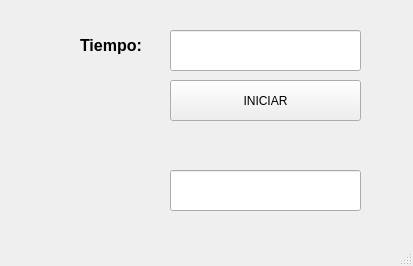
<?xml version="1.0" encoding="UTF-8"?>
<ui version="4.0">
 <class>MainWindow</class>
 <widget class="QMainWindow" name="MainWindow">
  <property name="geometry">
   <rect>
    <x>0</x>
    <y>0</y>
    <width>413</width>
    <height>266</height>
   </rect>
  </property>
  <property name="windowTitle">
   <string>MainWindow</string>
  </property>
  <widget class="QWidget" name="centralwidget">
   <widget class="QPushButton" name="btn_iniciar">
    <property name="geometry">
     <rect>
      <x>170</x>
      <y>80</y>
      <width>191</width>
      <height>41</height>
     </rect>
    </property>
    <property name="text">
     <string>INICIAR</string>
    </property>
   </widget>
   <widget class="QLineEdit" name="txt_tiempo">
    <property name="geometry">
     <rect>
      <x>170</x>
      <y>30</y>
      <width>191</width>
      <height>41</height>
     </rect>
    </property>
    <property name="font">
     <font>
      <pointsize>12</pointsize>
      <weight>75</weight>
      <bold>true</bold>
     </font>
    </property>
    <property name="text">
     <string/>
    </property>
   </widget>
   <widget class="QLabel" name="label">
    <property name="geometry">
     <rect>
      <x>80</x>
      <y>30</y>
      <width>81</width>
      <height>31</height>
     </rect>
    </property>
    <property name="font">
     <font>
      <pointsize>12</pointsize>
      <weight>75</weight>
      <bold>true</bold>
     </font>
    </property>
    <property name="text">
     <string>Tiempo:</string>
    </property>
   </widget>
   <widget class="QLineEdit" name="txt_temporizador">
    <property name="geometry">
     <rect>
      <x>170</x>
      <y>170</y>
      <width>191</width>
      <height>41</height>
     </rect>
    </property>
    <property name="font">
     <font>
      <pointsize>12</pointsize>
      <weight>75</weight>
      <bold>true</bold>
     </font>
    </property>
    <property name="text">
     <string/>
    </property>
   </widget>
  </widget>
  <widget class="QMenuBar" name="menubar">
   <property name="geometry">
    <rect>
     <x>0</x>
     <y>0</y>
     <width>413</width>
     <height>26</height>
    </rect>
   </property>
  </widget>
  <widget class="QStatusBar" name="statusbar"/>
 </widget>
 <resources/>
 <connections/>
</ui>
